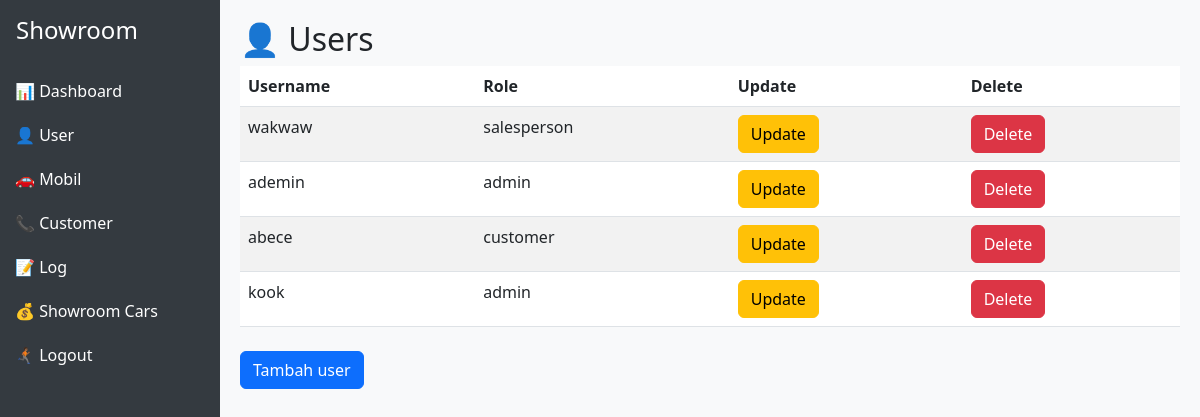
The page /dashboard/user_list/ (signed in) on the database as committed earlier.
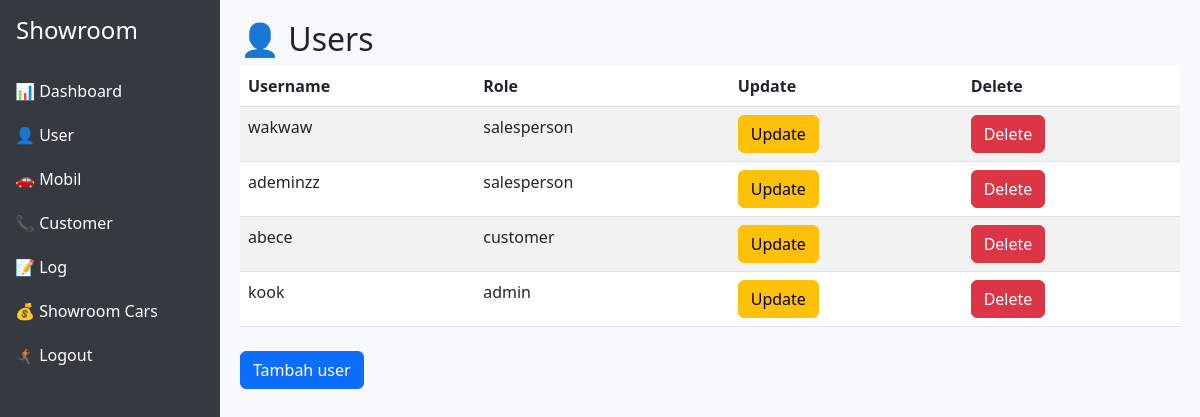
The same page on the database as committed later.
### users/models.py (models this page shows, shortened)
class User(AbstractUser):
    ROLE_CHOICES = (
        ("admin", "Admin"),
        ("salesperson", "Salesperson"),
        ("customer", "Customer"),
    )
    role = models.CharField(max_length=20, choices=ROLE_CHOICES, default="customer")

### cars/views.py (the view)
    def wrapper(request, *args, **kwargs):
        if request.user.is_authenticated and (request.user.is_superuser or request.user.role in ["admin"]):
            return view_func(request, *args, **kwargs)
        return redirect("carList")

### cars/views.py (called while the page is built)
def admin_required(view_func):
    def wrapper(request, *args, **kwargs):
        if request.user.is_authenticated and (request.user.is_superuser or request.user.role in ["admin"]):
            return view_func(request, *args, **kwargs)
        return redirect("carList")
    return wrapper

### users/views.py (called while the page is built)
@admin_required
def userlist_view(request):
    context = {
        'users' : User.objects.all()
    }
    return render(request,'users/user_index.html',context)

### users/templates/users/user_index.html
{% extends "base.html" %}
{% block content %}
<h2>👤 Users</h2>
<table class="table table-striped">
  <thead>
    <tr>
      <th>Username</th>
      <th>Role</th>
      <th>Update</th>
      <th>Delete</th>
    </tr>
  </thead>
  <tbody>
    {% for user in users %}
    <tr>
      <td>{{ user.username }}</td>
      <td>{{ user.role }}</td>
      <td><a href="{% url 'update_user' user.id %}" class="btn btn-warning">Update</td>
      <td><a href="{% url 'delete_user' user.id %}" class="btn btn-danger">Delete</td>
    </tr>
    {% endfor %}
  </tbody>
</table>
<a href="{% url 'register'%}" class="btn btn-primary mt-2">Tambah user</a>
{% endblock content %}

### templates/base.html (shortened to what this page needs)
<!DOCTYPE html>
<html lang="id">
<head>
  <link href="https://cdn.jsdelivr.net/npm/bootstrap@5.3.0/dist/css/bootstrap.min.css" rel="stylesheet">
</head>
<body>
  <div class="sidebar">
    <h4 class="p-3">Showroom</h4>
    <a href="{% url 'dashboard' %}">📊 Dashboard</a>
    <a href="{% url 'dashboard_user_list' %}">👤 User</a>
    <a href="{% url 'dashboard_car_list' %}">🚗 Mobil</a>
    <a href="{% url 'dashboard_customer_list' %}">📞 Customer</a>
    <a href="">📝 Log</a>
    <a href="{% url 'carList' %}">💰 Showroom Cars</a>
    <a href="{% url 'logout' %}">🏃🏾‍➡️ Logout</a>
  </div>
  <div class="content">
    {% block content %}{% endblock %}
  </div>
</body>
</html>

### templates/base.html (style rules this page uses)
body { min-height: 100vh; display: flex; }
.sidebar { width: 220px; background: #343a40; color: white; }
.sidebar a { color: white; text-decoration: none; display: block; padding: 10px 15px; }
.content { flex-grow: 1; padding: 20px; background: #f8f9fa; }

Rows that differ between the two databases and show on the page:
changed User: username "ademin" → "ademinzz"; role "admin" → "salesperson"
